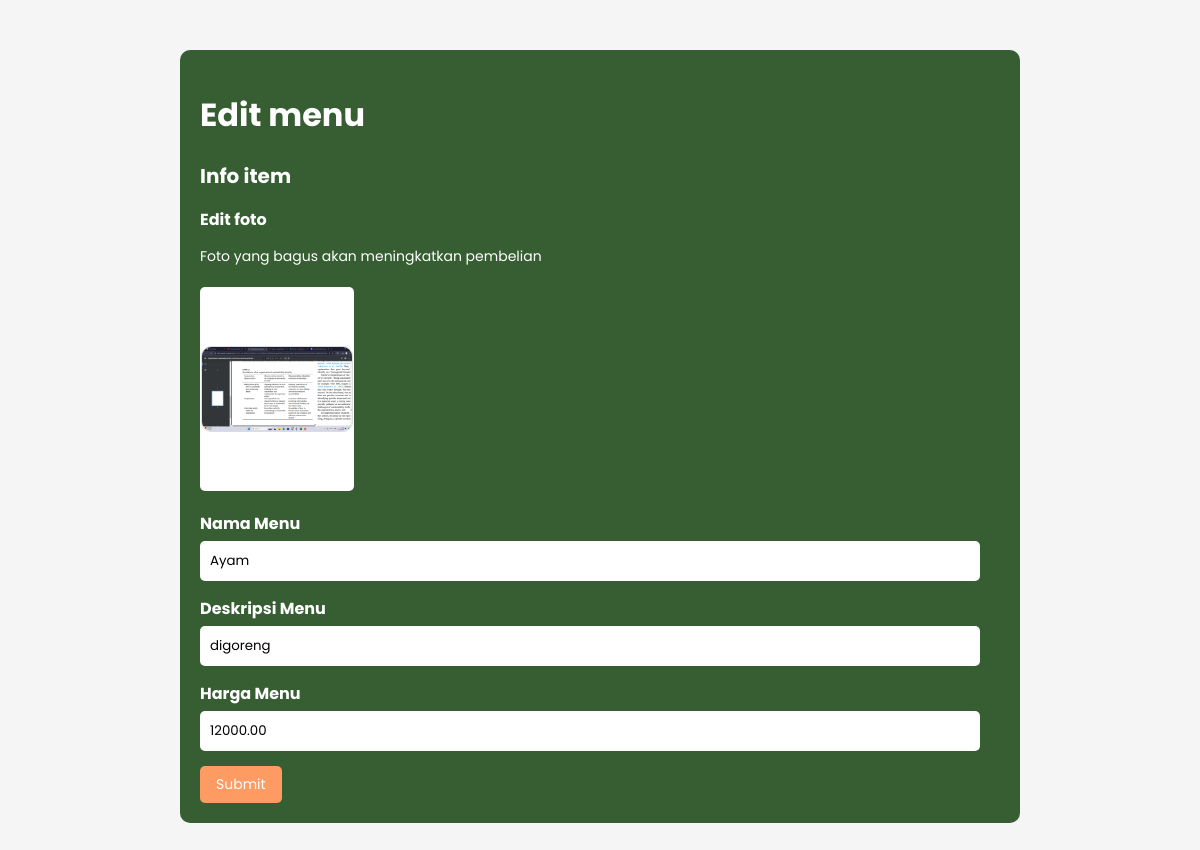
The page /PHP/PENJUAL/editDetailMenu.php?ID_Menu=7 (signed in) on the database its author committed.
### tables this page shows
CREATE TABLE `menu` (
  `ID_Menu` int(11) NOT NULL,
  `ID_Warung` varchar(10) NOT NULL,
  `Nama_Menu` varchar(255) NOT NULL,
  `Deskripsi_Menu` varchar(100) NOT NULL,
  `Harga_Menu` decimal(10,2) NOT NULL,
  `Gambar_Menu` varchar(255) DEFAULT NULL,
  `Stok_Menu` int(11) NOT NULL
);

### PHP/PENJUAL/editDetailMenu.php (the view, shortened to what this page needs)
<?php
include '../connect.php';
$id = $_GET['ID_Menu'];
$sql = "SELECT * FROM menu WHERE ID_Menu = ?";
$stmt = $conn->prepare($sql);
$stmt->bind_param("i", $id);
$stmt->execute();
$result = $stmt->get_result();
if ($result->num_rows > 0) {
    $menu = $result->fetch_assoc();
} else {
    die("Menu tidak ditemukan.");
}
?>
<!DOCTYPE html>
<html lang="en">
<head>
    <link rel="stylesheet" href="../../CSS/PENJUAL/tambahMenu.css">
</head>
<body>
    <div class="container">
        <h1>Edit menu</h1>
        <div class="content">
            <h2>Info item</h2>
            <h3>Edit foto</h3>
            <p>Foto yang bagus akan meningkatkan pembelian</p>
            <div class="photo-upload">
                <div class="photo-placeholder">
                    <img src="../../ASSETS/MENU/<?= htmlspecialchars($menu['Gambar_Menu']) ?>" alt="<?= htmlspecialchars($menu['Nama_Menu']) ?>">
                </div>
            </div>
            <form method="POST" enctype="multipart/form-data">
                <div class="form-group">
                    <label>Nama Menu</label>
                    <input type="text" name="Nama_Menu" value="<?= htmlspecialchars($menu['Nama_Menu']) ?>" required>
                </div>
                <div class="form-group">
                    <label>Deskripsi Menu</label>
                    <input type="text" name="Deskripsi_Menu" value="<?= htmlspecialchars($menu['Deskripsi_Menu']) ?>" required>
                </div>
                <div class="form-group">
                    <label>Harga Menu</label>
                    <input type="number" name="Harga_Menu" value="<?= htmlspecialchars($menu['Harga_Menu']) ?>" required>
                </div>
                <button type="submit">Submit</button>
            </form>
        </div>
    </div>
</body>
</html>

### CSS/PENJUAL/tambahMenu.css (style rules this page uses)
* { font-family: "Poppins", serif; }
body { font-family: Arial, sans-serif; margin: 0; padding: 0; background-color: #f5f5f5; }
.container { width: 80%; max-width: 800px; margin: 50px auto; background-color: #365e32; border-radius: 10px; padding: 20px; color: white; }
.content { margin-top: 20px; }
.content h2 { font-size: 20px; margin-bottom: 10px; }
.content h3 { font-size: 16px; margin-bottom: 5px; }
.content p { font-size: 14px; margin-bottom: 20px; }
.photo-upload { margin-bottom: 20px; }
.photo-placeholder { width: 150px; height: 200px; background-color: #fff; color: #3b5998; display: flex; flex-direction: column; align-items: center; justify-content: center; border: 2px dashed #fff; border-radius: 5px; margin-bottom: 20px; transition: transform 0.3s, box-shadow 0.3s; }
.photo-placeholder img { max-width: 150px; max-height: 200px; object-fit: cover; border-radius: 10px; border: 1px solid #ddd; }
.form-group { margin-bottom: 15px; }
.form-group label { display: block; font-weight: bold; margin-bottom: 5px; }
.form-group input { width: calc(100% - 20px); padding: 10px; border: none; border-radius: 5px; box-sizing: border-box; }
button { width: auto; padding: 8px 16px; background-color: #fd9b63; color: white; border: none; border-radius: 5px; cursor: pointer; font-size: 14px; text-align: left; transition: transform 0.2s, box-shadow 0.2s; }

### rows shown on the page
menu: Gambar_Menu (picture), Nama_Menu "Ayam", Deskripsi_Menu "digoreng", Harga_Menu "12000.00"
